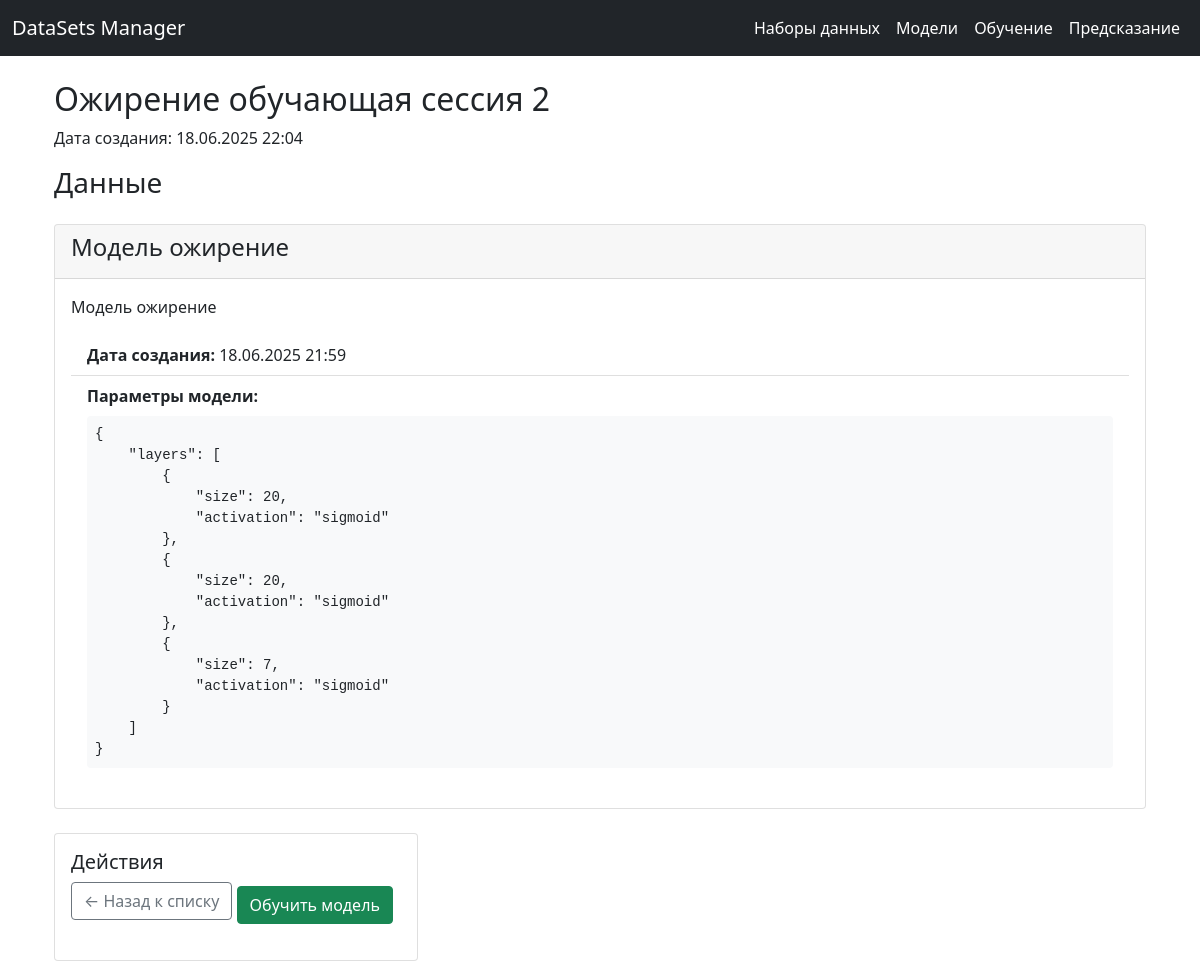
Page /session_detail/2/ (signed in) on the committed database.
### learning/models.py (models this page shows, shortened)
class TrainingSession(models.Model):
    STATUS_CHOICES = [
        ('pending', 'Ожидает'),
        ('running', 'Выполняется'),
        ('completed', 'Завершено'),
        ('failed', 'Ошибка'),
    ]
    title = models.CharField(max_length=255, default="")
    user = models.ForeignKey(
        settings.AUTH_USER_MODEL,
        on_delete=models.CASCADE,
        related_name='learning',
        default=1
    )
    model = models.ForeignKey(MLModel, on_delete=models.CASCADE)
    dataset = models.ForeignKey(DataFile, on_delete=models.CASCADE)
    epochs = models.IntegerField(default=100)
    learning_rate = models.FloatField(default=0.01)
    creation_date = models.DateTimeField(default=timezone.now)
    status = models.CharField(max_length=10, choices=STATUS_CHOICES, default='pending')
    current_epoch = models.IntegerField(default=0)
    progress = models.FloatField(default=0)
    preprocessor = models.BinaryField(null=True, blank=True)
    neural_network = models.BinaryField(null=True, blank=True)
    best_loss = models.FloatField(null=True, blank=True)
    final_accuracy = models.FloatField(null=True, blank=True)
    logs = models.TextField(blank=True)

### neural_network/models.py (models this page shows, shortened)
class MLModel(models.Model):
    title = models.CharField(max_length=255, verbose_name="Название модели")
    description = models.TextField(verbose_name="Описание")
    creation_date = models.DateTimeField(auto_now_add=True, verbose_name="Дата создания")
    parameters = models.JSONField(verbose_name="Параметры модели")
    user = models.ForeignKey(
        settings.AUTH_USER_MODEL,
        on_delete=models.CASCADE,
        related_name='mlmodels',
        default=1
    )
    class Meta:
        verbose_name = "Модель машинного обучения"
        verbose_name_plural = "Модели"
    def formatted_parameters(self):
        return json.dumps(self.parameters, indent=4, ensure_ascii=False)

### learning/views.py (the view)
# urls.py: path('session_detail/<int:pk>/', learning_views.session_detail, name='session_detail'),
@login_required
def session_detail(request, pk):
    session = get_object_or_404(TrainingSession, pk=pk)
    data_file = session.dataset
    neural_network = session.model
    context = {
        'session': session,
        'data_file': data_file,
        'model': neural_network
    }
    try:
        if data_file.file_type == 'CSV':
            df = pd.read_csv(data_file.file.path)
        elif data_file.file_type == 'XLSX':
            df = pd.read_excel(data_file.file.path)
        context.update({
            'columns': df.columns.tolist(),
            'rows': df.to_dict('records')[:100]
        })
    except Exception as e:
        messages.error(request, f'Ошибка чтения файла: {str(e)}')
    return render(request, 'learning/detail.html', context)

### learning/templates/learning/detail.html (shortened to what this page needs)
{% extends "base.html" %}
{% block content %}
<div class="container">
    <h2>{{ session.title }}</h2>
    <p>Дата создания: {{ session.creation_date|date:"d.m.Y H:i" }}</p>
    <h3>Данные</h3>
    <div class="card mb-4">
        <div class="card-header">
            <h4>{{ model.title }}</h4>
        </div>
        <div class="card-body">
            <p class="card-text">{{ model.description }}</p>
            <ul class="list-group list-group-flush">
                <li class="list-group-item">
                    <strong>Дата создания:</strong>
                    {{ model.creation_date|date:"d.m.Y H:i" }}
                </li>
                <li class="list-group-item">
                    <strong>Параметры модели:</strong>
                    <pre class="mt-2 p-2 bg-light rounded">{{ model.formatted_parameters }}</pre>
                </li>
            </ul>
        </div>
    </div>
    <div class="col-md-4">
        <div class="card">
            <div class="card-body">
                <h5 class="card-title">Действия</h5>
                <a href="{% url 'session_list' %}" class="btn btn-outline-secondary btn-block mb-2">
                    ← Назад к списку
                </a>
                <button id="start-training-btn" class="btn btn-success btn-block"
                        data-session-id="{{ session.id }}"
                        data-csrf-token="{{ csrf_token }}">
                    Обучить модель
                </button>
            </div>
        </div>
    </div>
</div>
{% endblock %}

### rows in the picture
TrainingSession: title "Ожирение обучающая сессия 2", creation_date "18.06.2025 22:04"
MLModel: title "Модель ожирение", description "Модель ожирение", creation_date "18.06.2025 21:59", formatted_parameters "{ \"layers\": [ { \"size\": 20, \"activation\": \"sigmoid\" }, { \"size\": 20, \"activation\": \"sigmoid\" }, { \"size\": 7, \"activation\": \"sigmoid\" } ] }"
